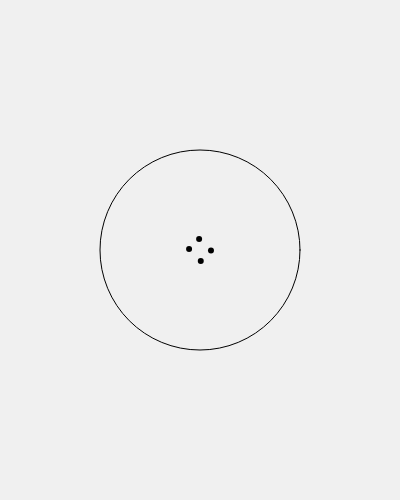
Frame 1 (no input)
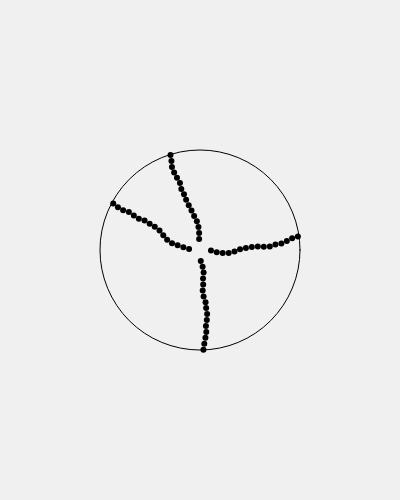
Frame 60 (no input)
Frame 120 (the mouse pressed at the canvas centre since frame 60): identical to frame 60, image omitted

The p5.js sketch that drew these frames (run headless with seeded random() and noise() and a simulated clock; from frame 60 on, the mouse is pressed at the canvas centre):

// p5.js sketch
// ── sketch.js
let walkers = [];
let maxDist = 100;

function setup() {
  createCanvas(400, 500);
  background(240);
  frameRate(20);
  new Walker(205, 250, PI / 2);
  new Walker(200, 245, PI);
  new Walker(195, 250, -PI / 2);
  new Walker(200, 255, TWO_PI);
}

function draw() {
  noFill();
  circle(width / 2, height / 2, width / 2);
  for (let i = walkers.length - 1; i >= 0; i--) {
    if (!walkers[i].update()) {
      let done = walkers.splice(i, 1)[0];
      done.destroy();
    }
    else {
      walkers[i].render();
    }
  }
}

function paths() {
  let all = [];
  walkers.forEach((w) => all.push(...w.path));
  return all;
}

// ── walker.js
class Walker {
  
  constructor(x, y, theta) {
    this.dia = 6;
    this.pos = createVector(x, y);
    this.theta = theta || random(0, TWO_PI);
    this.path = [this.pos];
    walkers.push(this);
  }

  update() {
    this.theta += random(-this.dia / 20, this.dia / 20);
    let x = this.dia * sin(this.theta);
    let y = this.dia * cos(this.theta);
    this.pos.add(createVector(x, y));
    let d = dist(width / 2, height / 2, this.pos.x, this.pos.y);
    if (d > maxDist) {
      return false;
    }
    this.path.push(this.pos.copy());
    return true;
  }

  render() {
    fill(0);
    noStroke();
    circle(this.pos.x, this.pos.y, this.dia);
  }
  
  destroy() {
    this.pos = undefined;
    this.path = undefined;
  }
}
